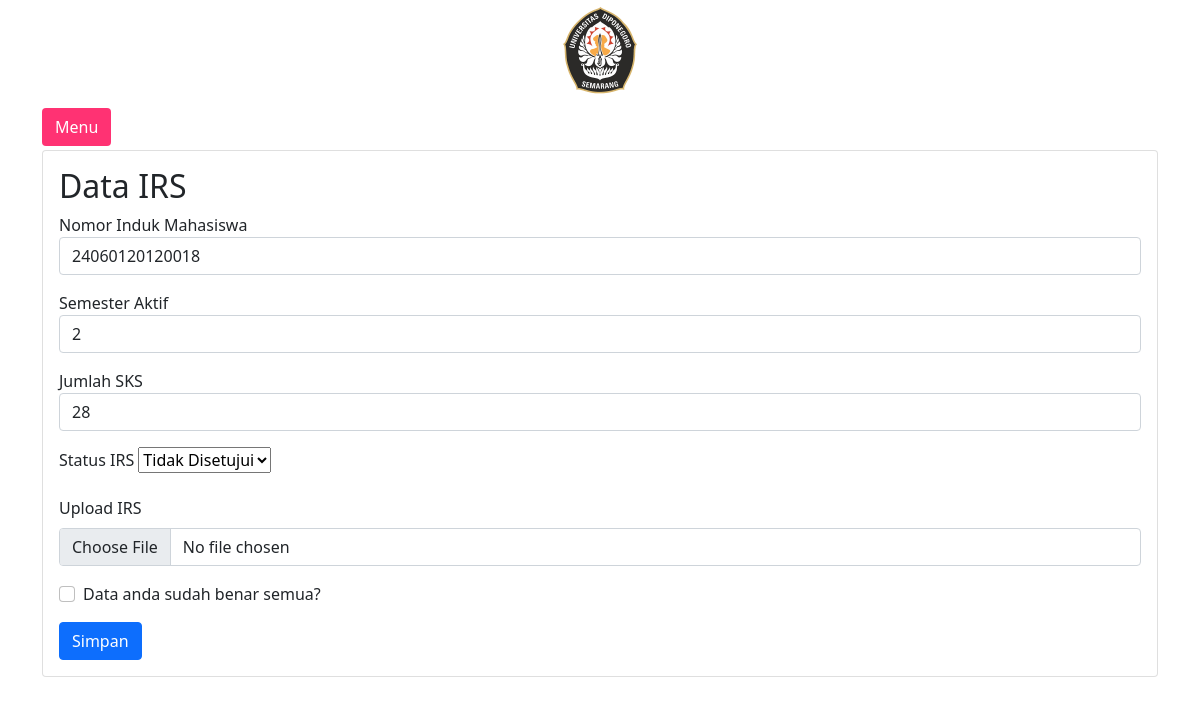
The app's page /Mahasiswa/datairs.php?email_mhs=fedro@mahasiswa.com (signed in) with its own data.
### tables this page shows
CREATE TABLE `mahasiswa` (
  `NIM` bigint(200) NOT NULL,
  `nama_mhs` varchar(50) NOT NULL,
  `no_hp_mhs` varchar(15) NOT NULL,
  `angkatan` varchar(4) NOT NULL,
  `jalur_masuk` varchar(10) NOT NULL,
  `email_mhs` varchar(50) NOT NULL,
  `password_mhs` varchar(20) NOT NULL,
  `alamat_mhs` varchar(100) NOT NULL,
  `status_mhs` varchar(15) NOT NULL,
  `foto_profil` varchar(100) NOT NULL
);

CREATE TABLE `irs` (
  `nim_mhs` bigint(120) NOT NULL,
  `semester_mhs` int(2) NOT NULL,
  `sks` int(2) NOT NULL,
  `status_irs` int(20) NOT NULL,
  `berkas_irs` varchar(20) NOT NULL
);

### Mahasiswa/datairs.php (the view, shortened to what this page needs)
<?php
require_once('../db_connect.php');
?>
<?php
$email = $_SESSION['username'];
$query = 'SELECT * FROM mahasiswa WHERE email_mhs="'.$email.'"';
$result = $koneksi->query($query);
if ($result->num_rows > 0) {
  while($row = $result->fetch_assoc()) {
    $nim = $row['NIM'];
    }
}
$query2 = 'SELECT * FROM irs WHERE nim_mhs="'.$nim.'"';
$result2 = $koneksi->query($query2);
if ($result2->num_rows > 0) {
  while($row = $result2->fetch_assoc()) {
    $semester_mhs = $row['semester_mhs'];
    $sks = $row['sks'];
    $status_irs = $row['status_irs'];
    }
}
?>
<!DOCTYPE html>
<html lang="en">
  <head>
    <link rel="stylesheet" href="https://stackpath.bootstrapcdn.com/bootstrap/5.0.0-alpha2/css/bootstrap.min.css" />
  </head>
  <body>
  <div class="foto text-center">
    <img src="logoundip.png" alt="" class="logo" width="100px" />
  </div>
  <section class="p-1 my-container">
    <div class="container m-p-0">
      <button class="btn my-1" id="menu-btn">Menu</button>
      <div class="card">
        <div class="card-body">
          <h2>Data IRS</h2>
          <form method="POST" autocomplete="on" action="<?php echo htmlspecialchars(
                                                          $_SERVER['PHP_SELF']
                                                        ); ?>">
            <div class="form-group mb-3">
              <label for="nim_mhs">Nomor Induk Mahasiswa</label>
              <input type="text" class="form-control" name="nim_mhs" id="nim_mhs" value="<?= $nim ?>">
            </div>
            <div class="form-group mb-3">
              <label for="semester_mhs">Semester Aktif</label>
              <input type="text" class="form-control" name="semester_mhs" id="semester_mhs" value="<?= $semester_mhs ?>">
            </div>
            <div class="form-group mb-3">
              <label for="sks">Jumlah SKS</label>
              <input type="text" class="form-control" name="sks" id="sks" value="<?= $sks ?>">
            </div>
            <div class="mb-3">
              <label for="status_irs" class="form-label">Status IRS</label>
              <select name="status_irs" id="status_irs">
                <option value="0" <?php echo (($status_irs == 0) ? "selected=selected" : ""); ?>>Tidak Disetujui</option>
              </select>
            </div>
            <div class="mb-3">
              <label for="berkas_irs" class="form-label">Upload IRS</label>
              <input class="form-control" type="file" id="berkas_irs" name="berkas_irs" />
            </div>
            <div class="mb-3 form-check">
              <input type="checkbox" class="form-check-input" id="exampleCheck1" />
              <label class="form-check-label" for="exampleCheck1">Data anda sudah benar semua?</label>
            </div>
            <button type="submit" name="submit" value="submit" class="btn btn-primary">Simpan</button>
          </form>
        </div>
      </div>
    </div>
  </section>
</body>
</html>

### Mahasiswa/datairs.php (style rules this page uses)
* { margin: 0; }
body { min-height: 100vh; background-color: #fff; }
.my-container { transition: 0.4s; }
#menu-btn { background-color: #ff3273; color: #fff; }

### records on screen
mahasiswa: nim_mhs "24060120120018"
irs: semester_mhs "2", sks "28", status_irs "Tidak Disetujui"
